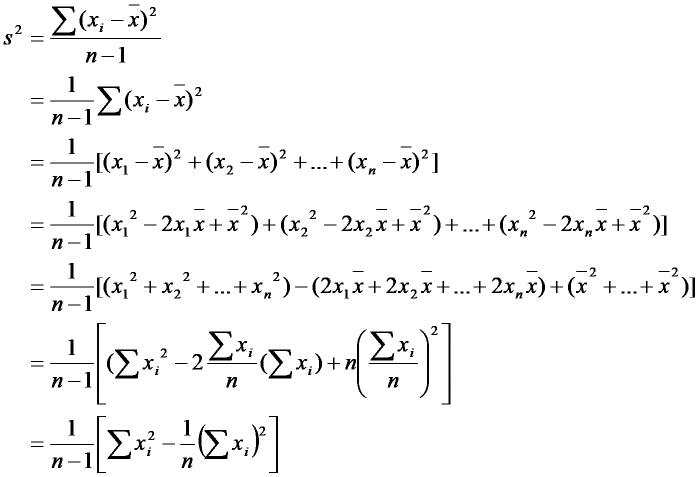
#> input picture integrations/st-qselector/Data/Formed/Ch03/_render_tmp/ch03_q03_ans_f08_image5.png, 1400 x 954 px (shown at 1/2 size); its folder holds only this picture in this run
$ python ascii.py ch03_q03_ans_f08_image5.png
#> lines starting #> are read from the running program, lines starting #| are printed output that depends on the picture
from PIL import Image, ImageChops, ImageFilter
import glob, sys

def dump(path, cols=110):
#> called with path = 'ch03_q03_ans_f08_image5.png', cols = 110
    im = Image.open(path).convert('L')
    bg = Image.new('L', im.size, 255)
#> bg: PIL image 1400x954 L; every value is 255
    bbox = ImageChops.difference(im, bg).getbbox()
#> bbox = (7, 9, 1390, 946)
    if bbox:
        l,t,r,b = bbox; pad=4
#> after `l, t, r, b = bbox`: l = 7; t = 9; r = 1390; b = 946
        im = im.crop((max(0,l-pad),max(0,t-pad),min(im.width,r+pad),min(im.height,b+pad)))
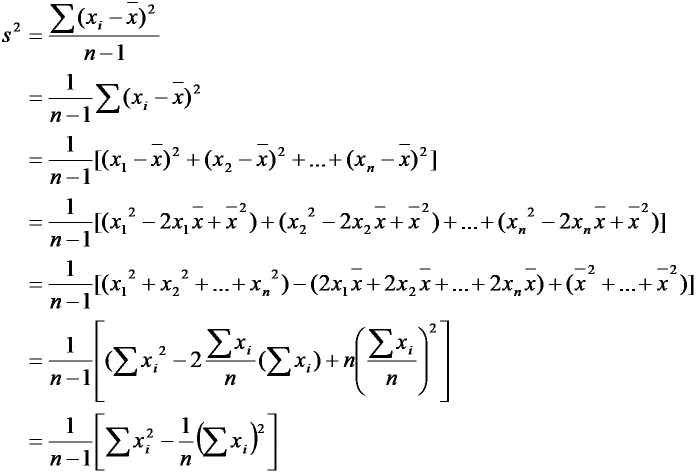
#> im: PIL image 1391x945 L (shown at 1/2 size); min 0, max 255, mean 246.8
    im = im.filter(ImageFilter.MinFilter(3))
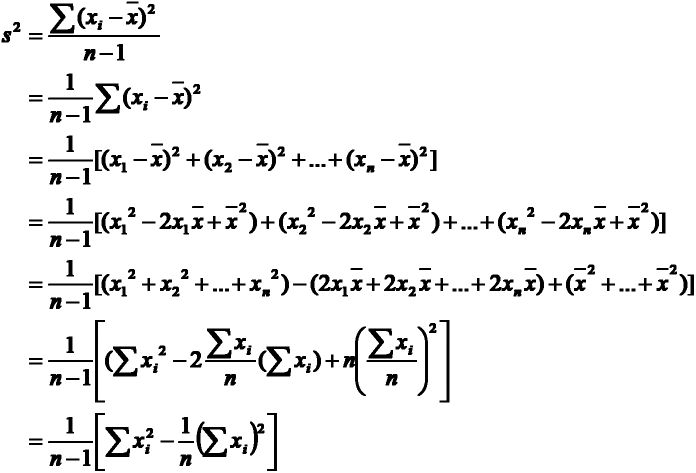
#> im: PIL image 1391x945 L (shown at 1/2 size); min 0, max 255, mean 240.9
    w,h = im.size
#> w = 1391; h = 945
    rows = max(1, int(h/w*cols/2.1))
#> rows = 35
    im = im.resize((cols, rows), Image.LANCZOS)
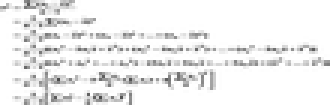
#> im: PIL image 110x35 L (shown 3 times larger); min 76, max 255, mean 239.2
    px = im.load()
    lines=[]
    for y in range(rows):
        lines.append(''.join('#' if px[x,y]<120 else ('.' if px[x,y]<205 else ' ') for x in range(cols)))
#> after the loop, lines = 35 items
    return '\n'.join(lines)

files = sys.argv[1:]
if not files:
    files = sorted(glob.glob('*.png'))
for f in files:
    print('\n===== '+f+' =====')
    print(dump(f))

$ run again, on integrations/st-qselector/Data/Formed/Ch03/_render_tmp/ch03_q03_ans_f12_image9.png
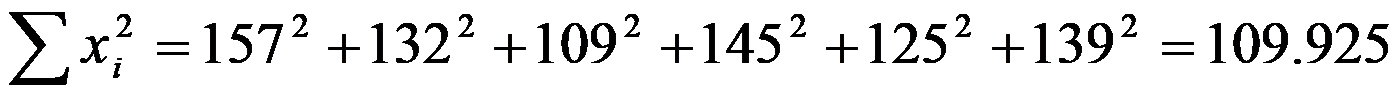
#> input picture integrations/st-qselector/Data/Formed/Ch03/_render_tmp/ch03_q03_ans_f12_image9.png, 1400 x 97 px
#> bg: PIL image 1400x97 L; every value is 255
#> bbox = (9, 12, 1389, 85)
#> l = 9; t = 12; r = 1389; b = 85
#> in dump, `im = im.crop((max(0,l-pad),max(0,t-pad),min(im.width,r+pad),min(im.hei..`:
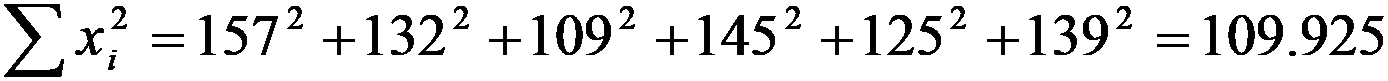
#> im: PIL image 1388x81 L; min 0, max 255, mean 226.5
#> in dump, `im = im.filter(ImageFilter.MinFilter(3))`:
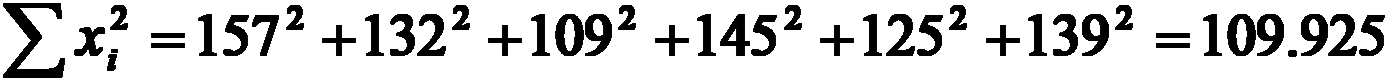
#> im: PIL image 1388x81 L; min 0, max 255, mean 210.3
#> after the loop in dump, `for y in range(rows):`: lines = 3 items

$ run again, on integrations/st-qselector/Data/Formed/Ch03/_render_tmp/ch03_q03_ans_f13_image10.png
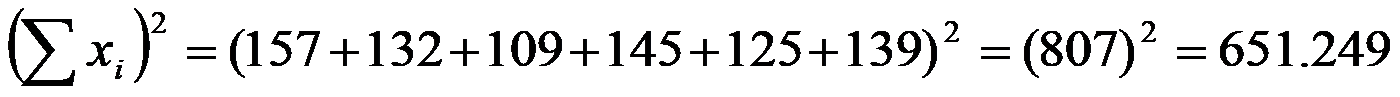
#> input picture integrations/st-qselector/Data/Formed/Ch03/_render_tmp/ch03_q03_ans_f13_image10.png, 1400 x 97 px
#> bg: PIL image 1400x97 L; every value is 255
#> bbox = (8, 8, 1390, 86)
#> l = 8; r = 1390; b = 86
#> in dump, `im = im.crop((max(0,l-pad),max(0,t-pad),min(im.width,r+pad),min(im.hei..`:
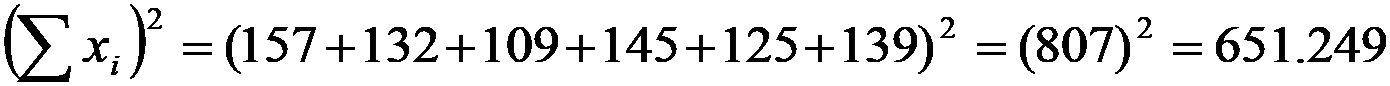
#> im: PIL image 1390x86 L; min 0, max 255, mean 227.4
#> in dump, `im = im.filter(ImageFilter.MinFilter(3))`:
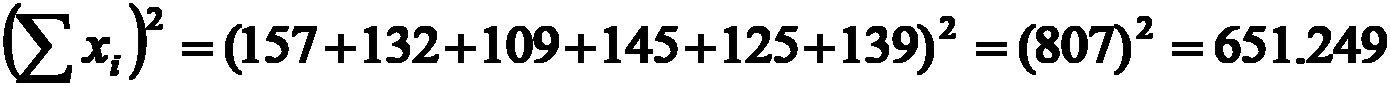
#> im: PIL image 1390x86 L; min 0, max 255, mean 211
#> after the loop in dump, `for y in range(rows):`: lines = 3 items

$ run again, on integrations/st-qselector/Data/Formed/Ch03/_render_tmp/ch03_q03_ans_f14_image11.png
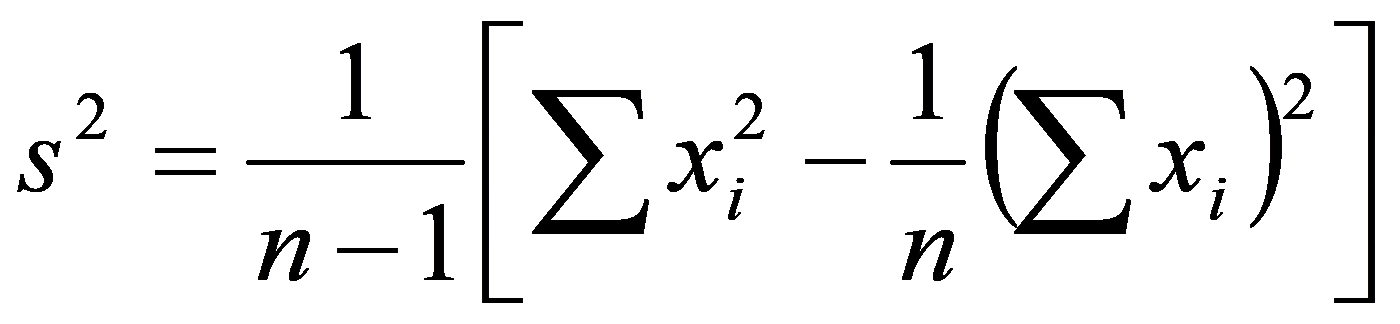
#> input picture integrations/st-qselector/Data/Formed/Ch03/_render_tmp/ch03_q03_ans_f14_image11.png, 1400 x 324 px
#> bg: PIL image 1400x324 L; every value is 255
#> bbox = (17, 21, 1375, 303)
#> l = 17; t = 21; r = 1375; b = 303
#> in dump, `im = im.crop((max(0,l-pad),max(0,t-pad),min(im.width,r+pad),min(im.hei..`:
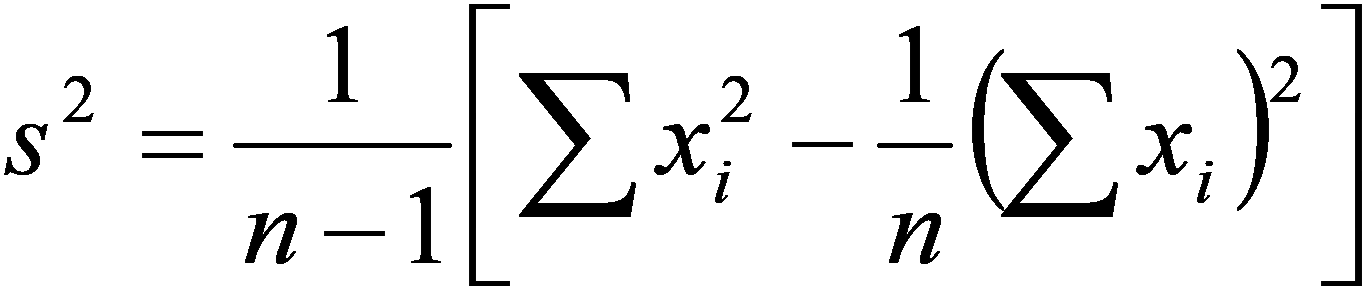
#> im: PIL image 1366x290 L; min 0, max 255, mean 236.2
#> in dump, `im = im.filter(ImageFilter.MinFilter(3))`:
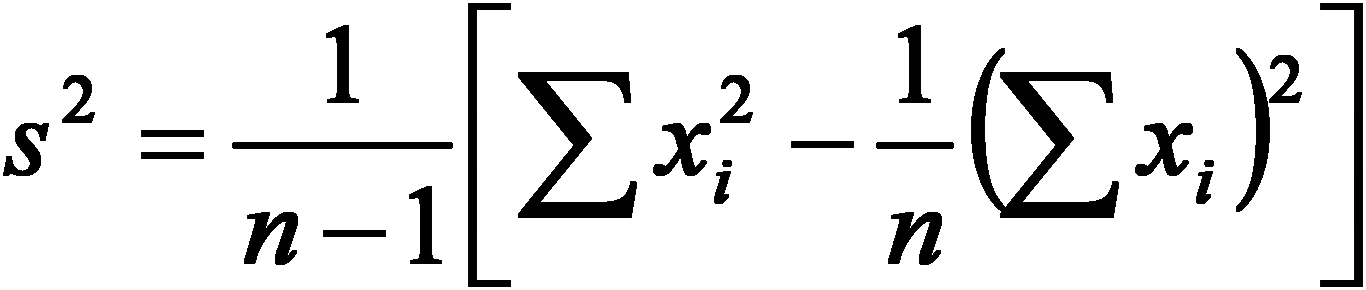
#> im: PIL image 1366x290 L; min 0, max 255, mean 230.3
#> after the loop in dump, `for y in range(rows):`: lines = 11 items

$ run again, on integrations/st-qselector/Data/Formed/Ch03/_render_tmp/ch03_q03_ans_f09_image6.png
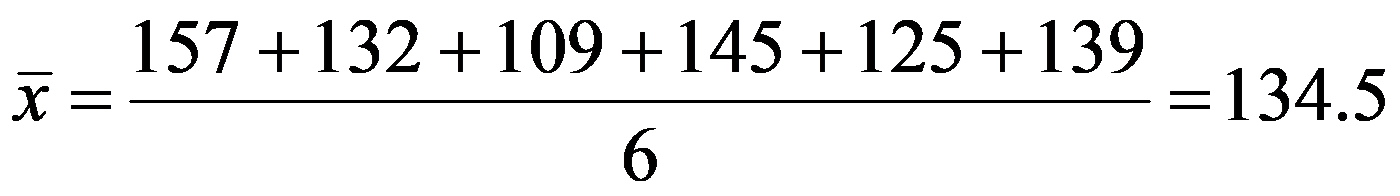
#> input picture integrations/st-qselector/Data/Formed/Ch03/_render_tmp/ch03_q03_ans_f09_image6.png, 1400 x 196 px
#> bg: PIL image 1400x196 L; every value is 255
#> bbox = (12, 20, 1385, 181)
#> l = 12; t = 20; r = 1385; b = 181
#> in dump, `im = im.crop((max(0,l-pad),max(0,t-pad),min(im.width,r+pad),min(im.hei..`:
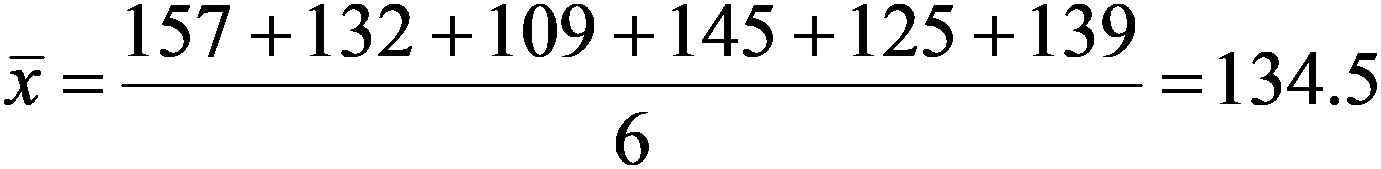
#> im: PIL image 1381x169 L; min 0, max 255, mean 234.1
#> in dump, `im = im.filter(ImageFilter.MinFilter(3))`:
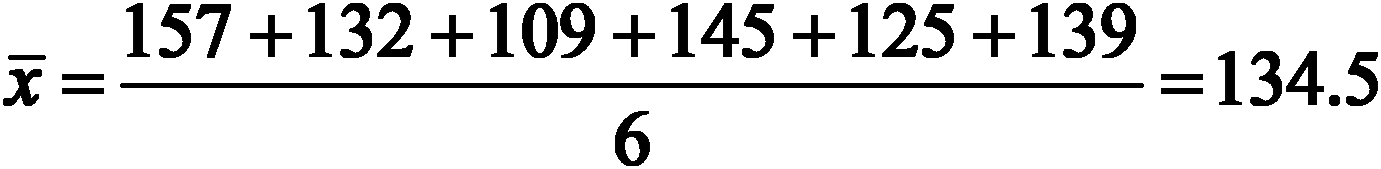
#> im: PIL image 1381x169 L; min 0, max 255, mean 224.1
#> after the loop in dump, `for y in range(rows):`: lines = 6 items
